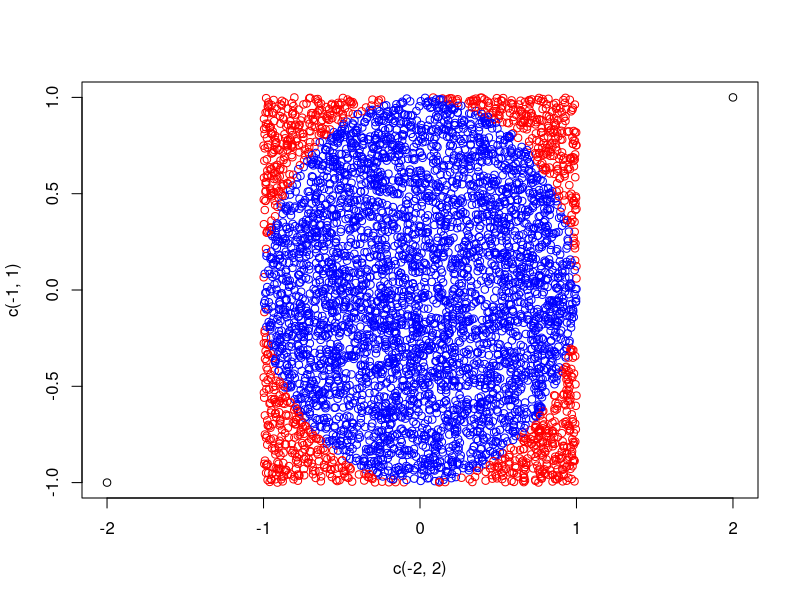
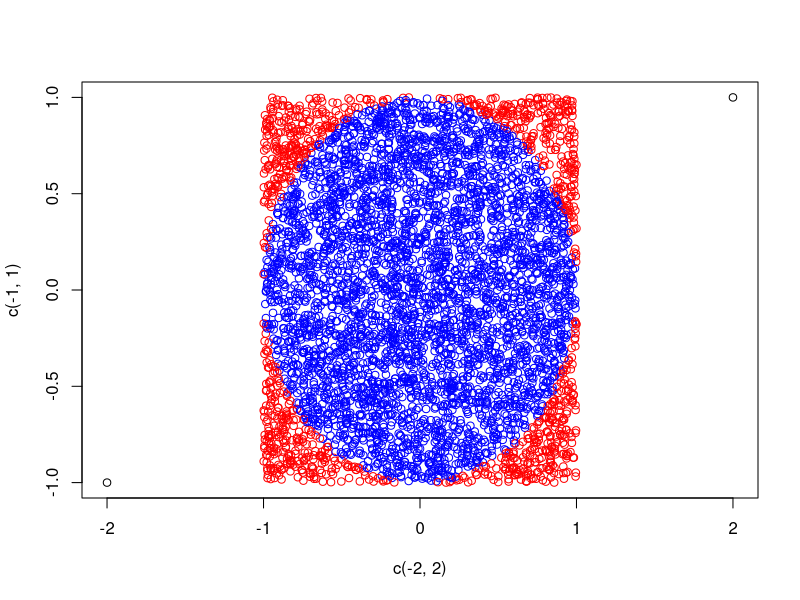
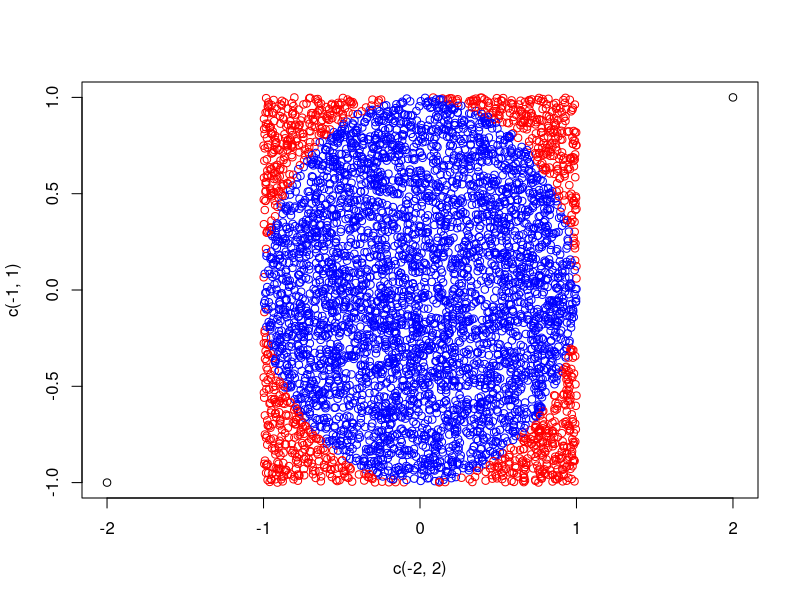

Here is the R script that generated these plots, in order:
## ---- chunk 1
knitr::opts_chunk$set(echo = TRUE)
## ---- chunk 2
B = 5000
x <- runif(n = B, min = -1, max = 1)
y <- runif(n = B, min = -1, max = 1)
## ---- chunk 3
point = matrix(runif(2*B, -1, 1), B, 2)

test = 0
for (i in 1:B) {
  if(point[i,1]^2+point[i,2]^2 <= 1){
     test = test + 1}
}
print(test/5000*4)
## ---- chunk 4
find_pi = function(B = 5000, seed = 10, make_plot = TRUE){
  # Control seed
  set.seed(seed)
  
  # Simulate B points
  if(make_plot == FALSE){
    point = matrix(runif(2*B, -1, 1), B, 2)
    c_points = 0
    for (i in 1:B) {
    if(point[i,1]^2+point[i,2]^2 <= 1){
       c_points = c_points + 1}
    }
   hat_pi = c_points/5000*4
   return(hat_pi)
  }else{
  # Plot
  plot(x = c(-2, 2), y = c(-1, 1))
  
  point = matrix(runif(2*B, -1, 1), B, 2)
  for (i in 1:B) {
  if(point[i,1]^2+point[i,2]^2 <= 1){
    points(x = point[i, 1], y = point[i, 2], col="blue")
  } else {points(x = point[i, 1], y = point[i, 2], col="red")}
}
}
    
}
find_pi(make_plot = FALSE)
  

find_pi()
## ---- chunk 5
  # Plot
  plot(x = c(-2, 2), y = c(-1, 1))
  
  point = matrix(runif(2*B, -1, 1), B, 2)
  for (i in 1:B) {
  if(point[i,1]^2+point[i,2]^2 <= 1){
    points(x = point[i, 1], y = point[i, 2], col="blue")
  } else {points(x = point[i, 1], y = point[i, 2], col="red")}
}

find_pi()
